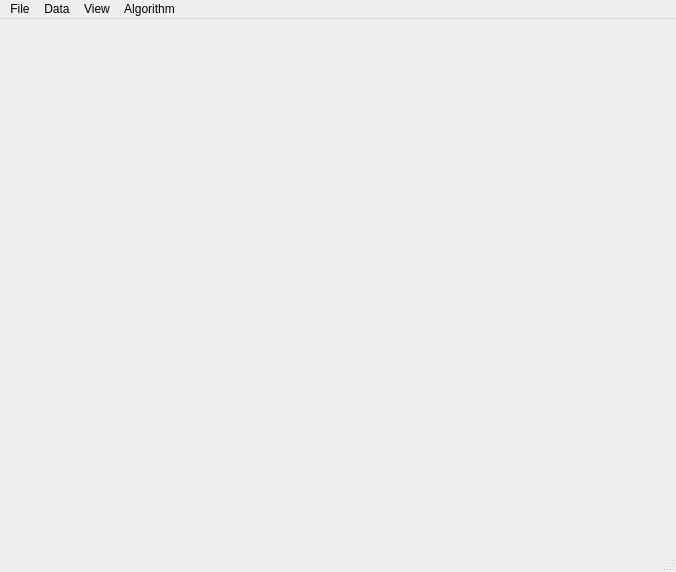
<?xml version="1.0" encoding="UTF-8"?>
<ui version="4.0">
 <author>Fernando de Goes</author>
 <class>MainWindow</class>
 <widget class="QMainWindow" name="MainWindow">
  <property name="geometry">
   <rect>
    <x>0</x>
    <y>0</y>
    <width>676</width>
    <height>572</height>
   </rect>
  </property>
  <property name="windowTitle">
   <string>Periodic BN-OT</string>
  </property>
  <widget class="QWidget" name="centralwidget">
   <layout class="QGridLayout">
    <item row="0" column="0">
     <widget class="GlViewer" name="viewer" native="true">
      <property name="focusPolicy">
       <enum>Qt::StrongFocus</enum>
      </property>
      <property name="locale">
       <locale language="English" country="UnitedStates"/>
      </property>
     </widget>
    </item>
   </layout>
  </widget>
  <widget class="QStatusBar" name="statusbar"/>
  <widget class="QMenuBar" name="menuBar">
   <property name="geometry">
    <rect>
     <x>0</x>
     <y>0</y>
     <width>676</width>
     <height>22</height>
    </rect>
   </property>
   <widget class="QMenu" name="menuFile">
    <property name="title">
     <string>File</string>
    </property>
    <addaction name="actionClear"/>
    <addaction name="actionSnapshot"/>
    <addaction name="separator"/>
    <addaction name="actionOpenPoints"/>
    <addaction name="actionSavePoints"/>
    <addaction name="actionSaveEPS"/>
   </widget>
   <widget class="QMenu" name="menuAlgorithm">
    <property name="title">
     <string>Algorithm</string>
    </property>
    <addaction name="actionToggleTimer"/>
    <addaction name="actionSetParameters"/>
    <addaction name="actionToggleFixedConnectivity"/>
    <addaction name="separator"/>
    <addaction name="actionResetWeights"/>
    <addaction name="actionFullOptimization"/>
    <addaction name="separator"/>
    <addaction name="actionOptimizeWeightsGD"/>
    <addaction name="actionOptimizeWeightsGDUntil"/>
    <addaction name="actionOptimizeWeightsNewton"/>
    <addaction name="actionOptimizeWeightsNewtonUntil"/>
    <addaction name="separator"/>
    <addaction name="actionOptimizePointsGD"/>
    <addaction name="actionOptimizePointsLloyd"/>
    <addaction name="separator"/>
    <addaction name="actionBreak_Regularity"/>
    <addaction name="separator"/>
    <addaction name="actionPrintAlpha"/>
   </widget>
   <widget class="QMenu" name="menuView">
    <property name="title">
     <string>View</string>
    </property>
    <addaction name="actionViewDomain"/>
    <addaction name="actionViewPoints"/>
    <addaction name="separator"/>
    <addaction name="actionViewVertices"/>
    <addaction name="actionViewEdges"/>
    <addaction name="actionViewWeights"/>
    <addaction name="actionViewDual"/>
    <addaction name="actionViewCapacity"/>
    <addaction name="actionViewVariance"/>
    <addaction name="actionViewBarycenter"/>
    <addaction name="actionViewRegularity"/>
    <addaction name="actionViewRegularSites"/>
    <addaction name="separator"/>
    <addaction name="actionViewCapacityHistogram"/>
    <addaction name="actionViewWeightHistogram"/>
   </widget>
   <widget class="QMenu" name="menuData">
    <property name="title">
     <string>Data</string>
    </property>
    <addaction name="actionGenerateRandomPoints"/>
    <addaction name="actionGenerateGrid"/>
    <addaction name="actionGenerateHextille"/>
   </widget>
   <addaction name="menuFile"/>
   <addaction name="menuData"/>
   <addaction name="menuView"/>
   <addaction name="menuAlgorithm"/>
  </widget>
  <action name="actionOpenPoints">
   <property name="text">
    <string>Open DAT</string>
   </property>
   <property name="shortcut">
    <string>Ctrl+O</string>
   </property>
  </action>
  <action name="actionClear">
   <property name="text">
    <string>Clear</string>
   </property>
   <property name="shortcut">
    <string>Esc</string>
   </property>
  </action>
  <action name="actionViewPoints">
   <property name="checkable">
    <bool>true</bool>
   </property>
   <property name="checked">
    <bool>true</bool>
   </property>
   <property name="text">
    <string>Points</string>
   </property>
   <property name="shortcut">
    <string>P</string>
   </property>
  </action>
  <action name="actionViewVertices">
   <property name="checkable">
    <bool>true</bool>
   </property>
   <property name="checked">
    <bool>false</bool>
   </property>
   <property name="text">
    <string>Vertices</string>
   </property>
   <property name="shortcut">
    <string>V</string>
   </property>
  </action>
  <action name="actionViewEdges">
   <property name="checkable">
    <bool>true</bool>
   </property>
   <property name="checked">
    <bool>false</bool>
   </property>
   <property name="text">
    <string>Edges</string>
   </property>
   <property name="shortcut">
    <string>E</string>
   </property>
  </action>
  <action name="actionViewWeights">
   <property name="checkable">
    <bool>true</bool>
   </property>
   <property name="checked">
    <bool>true</bool>
   </property>
   <property name="text">
    <string>Weights</string>
   </property>
   <property name="shortcut">
    <string>W</string>
   </property>
  </action>
  <action name="actionOptimizeWeightsGD">
   <property name="text">
    <string>Opt-W Grad. Descent (one step)</string>
   </property>
   <property name="shortcut">
    <string>Z</string>
   </property>
  </action>
  <action name="actionViewDomain">
   <property name="checkable">
    <bool>true</bool>
   </property>
   <property name="checked">
    <bool>true</bool>
   </property>
   <property name="text">
    <string>Boundary</string>
   </property>
   <property name="shortcut">
    <string>B</string>
   </property>
  </action>
  <action name="actionSnapshot">
   <property name="text">
    <string>Snapshot</string>
   </property>
   <property name="shortcut">
    <string>Ctrl+C</string>
   </property>
  </action>
  <action name="actionViewDual">
   <property name="checkable">
    <bool>true</bool>
   </property>
   <property name="checked">
    <bool>true</bool>
   </property>
   <property name="text">
    <string>Dual</string>
   </property>
   <property name="shortcut">
    <string>D</string>
   </property>
  </action>
  <action name="actionViewCapacity">
   <property name="checkable">
    <bool>true</bool>
   </property>
   <property name="text">
    <string>Capacity</string>
   </property>
   <property name="shortcut">
    <string>C</string>
   </property>
  </action>
  <action name="actionViewCapacityHistogram">
   <property name="checkable">
    <bool>true</bool>
   </property>
   <property name="text">
    <string>Capacity Histogram</string>
   </property>
   <property name="shortcut">
    <string>Shift+C</string>
   </property>
  </action>
  <action name="actionResetWeights">
   <property name="text">
    <string>Reset W</string>
   </property>
   <property name="shortcut">
    <string>Ctrl+R</string>
   </property>
  </action>
  <action name="actionGenerateRandomPoints">
   <property name="text">
    <string>Init X randomly</string>
   </property>
   <property name="shortcut">
    <string>I</string>
   </property>
  </action>
  <action name="actionOptimizePointsLloyd">
   <property name="text">
    <string>Opt-X Lloyd</string>
   </property>
   <property name="shortcut">
    <string>L</string>
   </property>
  </action>
  <action name="actionSavePoints">
   <property name="text">
    <string>Save DAT</string>
   </property>
   <property name="shortcut">
    <string>Ctrl+S</string>
   </property>
  </action>
  <action name="actionSetParameters">
   <property name="text">
    <string>Set Parameters</string>
   </property>
   <property name="shortcut">
    <string>Ctrl+P</string>
   </property>
  </action>
  <action name="actionOptimizePointsGD">
   <property name="text">
    <string>Opt-X Grad. Descent</string>
   </property>
   <property name="shortcut">
    <string>X</string>
   </property>
  </action>
  <action name="actionOptimizeWeightsNewton">
   <property name="text">
    <string>Opt-W Newton (one step)</string>
   </property>
   <property name="shortcut">
    <string>K</string>
   </property>
  </action>
  <action name="actionGenerateGrid">
   <property name="text">
    <string>Init X in a grid</string>
   </property>
   <property name="shortcut">
    <string>G</string>
   </property>
  </action>
  <action name="actionGenerateHextille">
   <property name="text">
    <string>Init X in hex</string>
   </property>
   <property name="shortcut">
    <string>Shift+G</string>
   </property>
  </action>
  <action name="actionViewWeightHistogram">
   <property name="checkable">
    <bool>true</bool>
   </property>
   <property name="text">
    <string>Weight Histogram</string>
   </property>
   <property name="shortcut">
    <string>Shift+W</string>
   </property>
  </action>
  <action name="actionOptimizeWeightsNewtonUntil">
   <property name="text">
    <string>Opt-W Newton (convergence)</string>
   </property>
   <property name="shortcut">
    <string>Shift+K</string>
   </property>
  </action>
  <action name="actionOptimizeWeightsGDUntil">
   <property name="text">
    <string>Opt-W Grad. Descent (convergence)</string>
   </property>
   <property name="shortcut">
    <string>Shift+Z</string>
   </property>
  </action>
  <action name="actionViewVariance">
   <property name="checkable">
    <bool>true</bool>
   </property>
   <property name="text">
    <string>Variance</string>
   </property>
   <property name="shortcut">
    <string>U</string>
   </property>
  </action>
  <action name="actionViewRegularity">
   <property name="checkable">
    <bool>true</bool>
   </property>
   <property name="text">
    <string>Regularity Score</string>
   </property>
   <property name="shortcut">
    <string>R</string>
   </property>
  </action>
  <action name="actionBreak_Regularity">
   <property name="text">
    <string>Break Regularity</string>
   </property>
   <property name="shortcut">
    <string>Shift+R</string>
   </property>
  </action>
  <action name="actionFullOptimization">
   <property name="text">
    <string>Full Opt</string>
   </property>
   <property name="shortcut">
    <string>A</string>
   </property>
  </action>
  <action name="actionToggleFixedConnectivity">
   <property name="checkable">
    <bool>true</bool>
   </property>
   <property name="checked">
    <bool>true</bool>
   </property>
   <property name="text">
    <string>Fix Connectivity</string>
   </property>
   <property name="shortcut">
    <string>=</string>
   </property>
  </action>
  <action name="actionToggleTimer">
   <property name="checkable">
    <bool>true</bool>
   </property>
   <property name="text">
    <string>Activate Timer</string>
   </property>
   <property name="shortcut">
    <string>-</string>
   </property>
  </action>
  <action name="actionViewBarycenter">
   <property name="checkable">
    <bool>true</bool>
   </property>
   <property name="text">
    <string>Barycenter</string>
   </property>
   <property name="shortcut">
    <string>Shift+B</string>
   </property>
  </action>
  <action name="actionViewRegularSites">
   <property name="checkable">
    <bool>true</bool>
   </property>
   <property name="text">
    <string>Regular Sites (based on tau)</string>
   </property>
   <property name="shortcut">
    <string>Alt+R</string>
   </property>
  </action>
  <action name="actionPrintAlpha">
   <property name="text">
    <string>Compute Normalized Radius</string>
   </property>
   <property name="shortcut">
    <string>/</string>
   </property>
  </action>
  <action name="actionSaveEPS">
   <property name="text">
    <string>Save EPS</string>
   </property>
  </action>
 </widget>
 <customwidgets>
  <customwidget>
   <class>GlViewer</class>
   <extends>QWidget</extends>
   <header>glviewer.h</header>
   <container>1</container>
  </customwidget>
 </customwidgets>
 <resources/>
 <connections/>
</ui>
